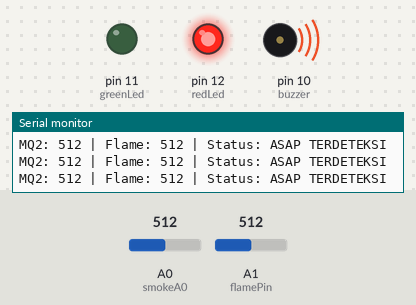
Simulated run of this sketch. Board: Arduino Uno, built with avr-gcc and run on an emulated ATmega328P. Shown: output pins drawn as LEDs (lit = HIGH), buzzer (waves = sounding), the last lines printed to the serial monitor. The inputs (shaded band) are chosen by the test bench; at power-on: A0 (smokeA0) = 512, A1 (flamePin) = 512.

Above: at 1.2 s.
1.3 s: A0 (smokeA0) set to 490
At 2.6 s:
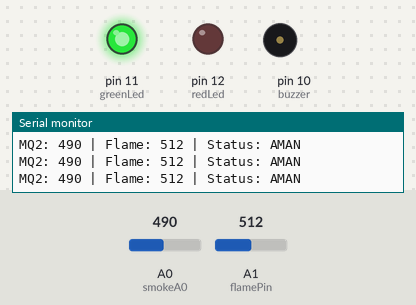
2.9 s: A1 (flamePin) set to 108
4.4 s: A1 (flamePin) set to 91
At 5.6 s:
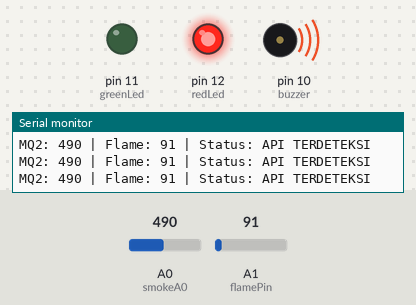
6.3 s: A1 (flamePin) set to 110
At 7.4 s:
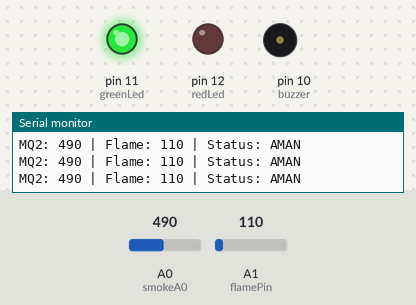
7.9 s: A0 (smokeA0) set to 510
At 8.9 s:
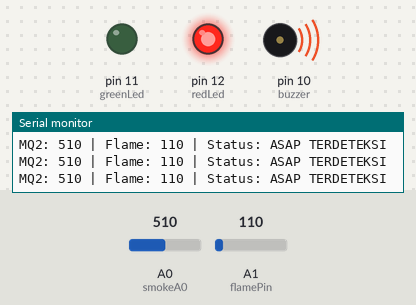
Timing chart, 0 to 10.9 s (numbered marks = the images above; inputs shaded):
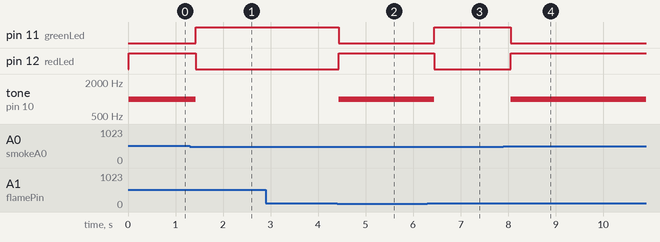

Measured:
- the behaviour switches between 501 and 500 on A0 (smokeA0) (found by bisection; images 0 and 1)
- the behaviour switches between 100 and 99 on A1 (flamePin) (found by bisection; images 1 and 2)
- after the input at 1.3 s, pin 11 (greenLed): LOW → HIGH after 0.12 s; pin 12 (redLed): HIGH → LOW after 0.12 s; tone on pin 10 (buzzer): 1000 Hz → silent after 0.12 s
- after the input at 4.4 s, pin 11 (greenLed): HIGH → LOW at once; pin 12 (redLed): LOW → HIGH at once; tone on pin 10 (buzzer): silent → 1000 Hz at once
- after the input at 6.3 s, pin 11 (greenLed): LOW → HIGH after 0.14 s; pin 12 (redLed): HIGH → LOW after 0.14 s; tone on pin 10 (buzzer): 1000 Hz → silent after 0.14 s
- after the input at 7.9 s, pin 11 (greenLed): HIGH → LOW after 0.15 s; pin 12 (redLed): LOW → HIGH after 0.15 s; tone on pin 10 (buzzer): silent → 1000 Hz after 0.15 s

The sketch:

smartDetect.ino
```cpp
int redLed = 12;
int greenLed = 11;
int buzzer = 10;

int smokeA0 = A0;
int flamePin = A1;

const int smokeThres = 500;
const int flameThres = 100;

void setup()
{
  pinMode(redLed, OUTPUT);
  pinMode(greenLed, OUTPUT);
  pinMode(buzzer, OUTPUT);

  pinMode(smokeA0, INPUT);
  pinMode(flamePin, INPUT);

  Serial.begin(9600);

  Serial.println("Fire Detection System Started");
}

void loop()
{
  int smokeValue = analogRead(smokeA0);
  int flameValue = analogRead(flamePin);

  bool smokeDetected = smokeValue > smokeThres;
  bool flameDetected = flameValue < flameThres;

  Serial.print("MQ2: ");
  Serial.print(smokeValue);

  Serial.print(" | Flame: ");
  Serial.print(flameValue);

  Serial.print(" | Status: ");

  if (smokeDetected && flameDetected)
  {
    Serial.println("KEBAKARAN TERDETEKSI");

    digitalWrite(redLed, HIGH);
    digitalWrite(greenLed, LOW);

    tone(buzzer, 1000);
  }
  else if (smokeDetected)
  {
    Serial.println("ASAP TERDETEKSI");

    digitalWrite(redLed, HIGH);
    digitalWrite(greenLed, LOW);

    tone(buzzer, 1000);
  }
  else if (flameDetected)
  {
    Serial.println("API TERDETEKSI");

    digitalWrite(redLed, HIGH);
    digitalWrite(greenLed, LOW);

    tone(buzzer, 1000);
  }
  else
  {
    Serial.println("AMAN");

    digitalWrite(redLed, LOW);
    digitalWrite(greenLed, HIGH);

    noTone(buzzer);
  }

  delay(200);
}
```
